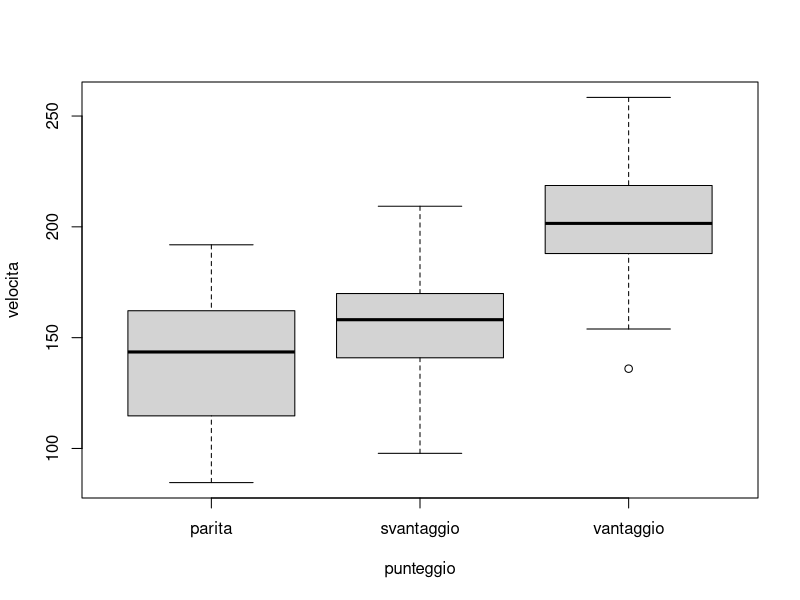
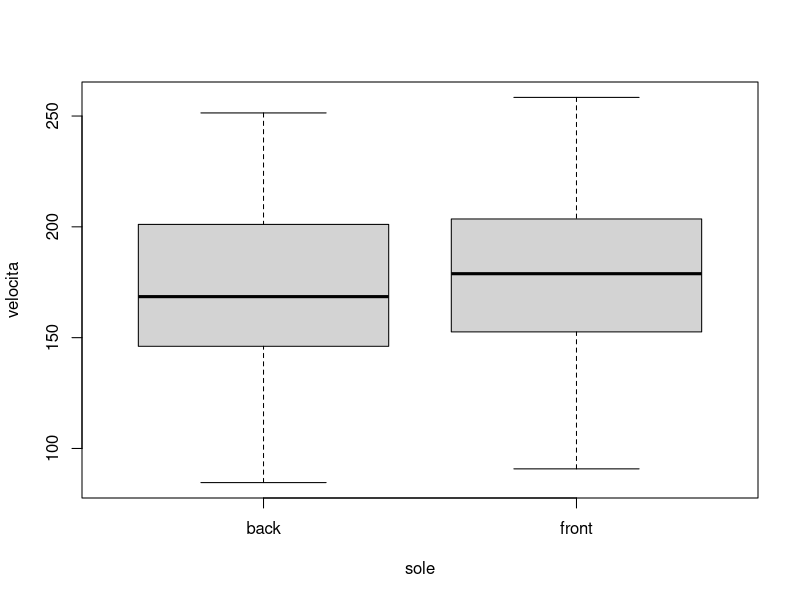
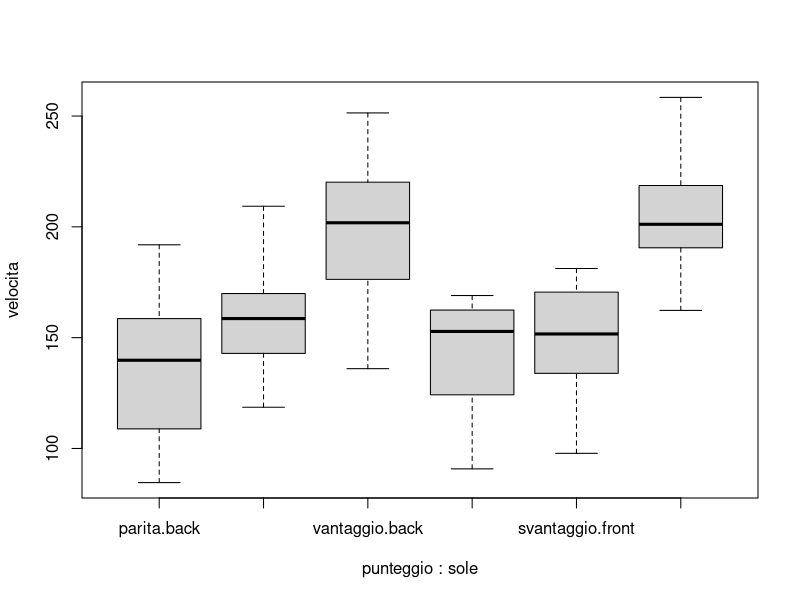

Reproduce these figures in R, in order.
rm(list = ls())
df <- read.table('tennis.txt')
head(df)
boxplot(velocita~ punteggio, data = df)
boxplot(velocita~ sole, data = df)
boxplot(velocita~ punteggio + sole, data = df)

mod1 <- aov(velocita~punteggio+sole, data = df)
summary(mod1)
mod1$coefficients

summary(aov(velocita~punteggio, data = df))
summary(aov(velocita~sole, data = df))

mod2 <- aov(velocita~punteggio, data = df)
summary(mod2)
mod2$coefficients

V <- df[which(df$punteggio == 'vantaggio'),1]
M <- mean(V)
t.test(V)
#95 percent confidence interval:
#   195.3193 208.5407
